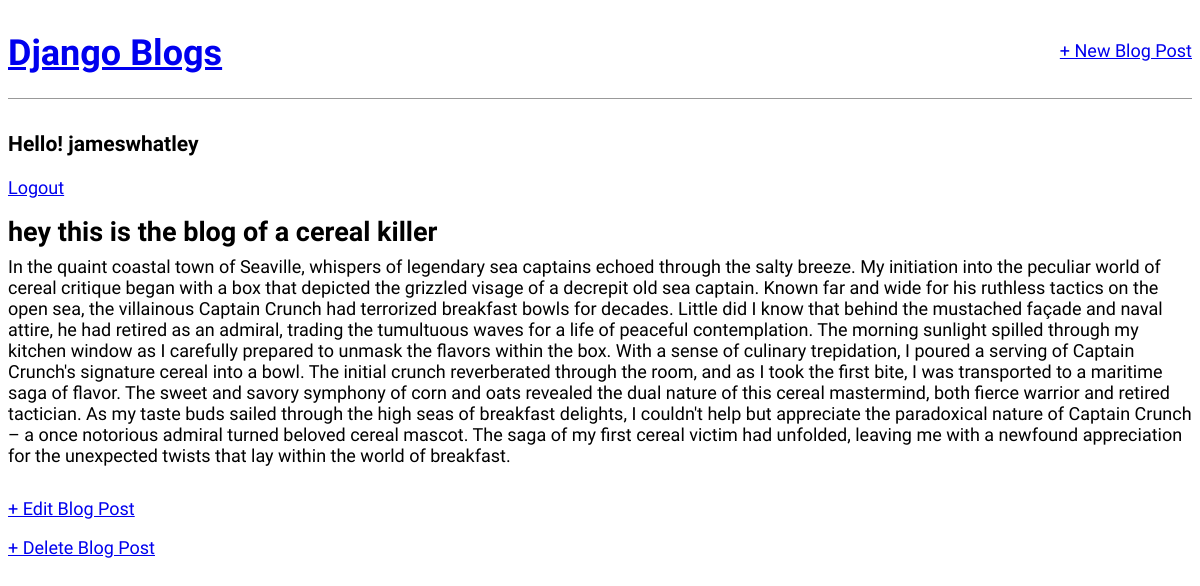
The app's page /post/1/ (signed in) with its own data.
### blog/models.py (models this page shows, shortened)
class Post(models.Model): # A Blog has a title, author, and body.
    title = models.CharField(max_length=200)
    author = models.ForeignKey(
        'auth.User',
        on_delete=models.CASCADE,
    )
    body = models.TextField()

### blog/views.py (the view)
# urls.py: path('post/<int:pk>/',BlogDetailView.as_view(), name='post_detail'),
class BlogDetailView(DetailView): #Show details of a Post in it's own page
    model = Post
    template_name = 'post_detail.html'

### templates/post_detail.html
{% extends 'base.html' %}
{% block content %}
<div class="post-entry">
    <h2>{{ post.title }}</h2>
    <p>{{ post.body }}</p>
</div>
<p><a href="{% url 'post_edit' post.pk %}">+ Edit Blog Post</a></p>
<p><a href="{% url 'post_delete' post.pk %}">+ Delete Blog Post</a></p>
{% endblock content %}

### templates/base.html (shortened to what this page needs)
{% load static %}
<html>
    <head>
        <link href="{% static 'css/base.css' %}" rel="stylesheet">
    </head>
    <body>
        <header>
            <div class="nav-left">
                <h1><a href="{% url 'home' %}">Django Blogs</a></h1>
            </div>
            <div class="nav-right">
                <a href="{% url 'post_new' %}">+ New Blog Post</a>
            </div>
        </header>
        {% if user.is_authenticated %}
            <h3>Hello! {{ user.username }}</h3>
            <p><a href="{% url 'logout' %}">Logout</a>
        {% else %}
            <p>You are not Logged-In dumbass.</p>
            <a href="{% url 'login' %}">Login-In</a>
        {% endif %}
        <div>
            {% block content %}
            {% endblock content %}
        </div>
    </body>
</html>

### static/css/base.css (style rules this page uses)
header { border-bottom: 1px solid #999; margin-bottom: 2rem; display: flex; }
h1 { color: crimson; text-decoration: none; }
.nav-left { margin-right: auto }
.nav-right { display: flex; padding-top: 2rem; }
.post-entry { margin-bottom: 2rem; }
.post-entry h2 { margin: 0.5rem 0; }
.post-entry p { margin: 0; font-weight: 400; }
body { animation: changeColor 28s infinite; font-family: 'Source Sans 3', sans-serif; font-size: 18px; }

### records on screen
Post: title "hey this is the blog of a cereal killer", body "In the quaint coastal town of Seaville, whispers of legendary sea captains echoed through the salty breeze. My initiation into the peculiar world of cereal critique began with a box that depicted the grizzled visage of a decrepit old sea captain. Known far and wide for his ruthless tactics on the open sea, the villainous Captain Crunch had terrorized breakfast bowls for decades. Little did I know that behind the mustached façade and naval attire, he had retired as an admiral, trading the tumultuous waves for a life of peaceful contemplation. The morning sunlight spilled through my kitchen window as I carefully prepared to unmask the flavors within the box. With a sense of culinary…"

### other values on screen
{{ user.username }} "jameswhatley"
